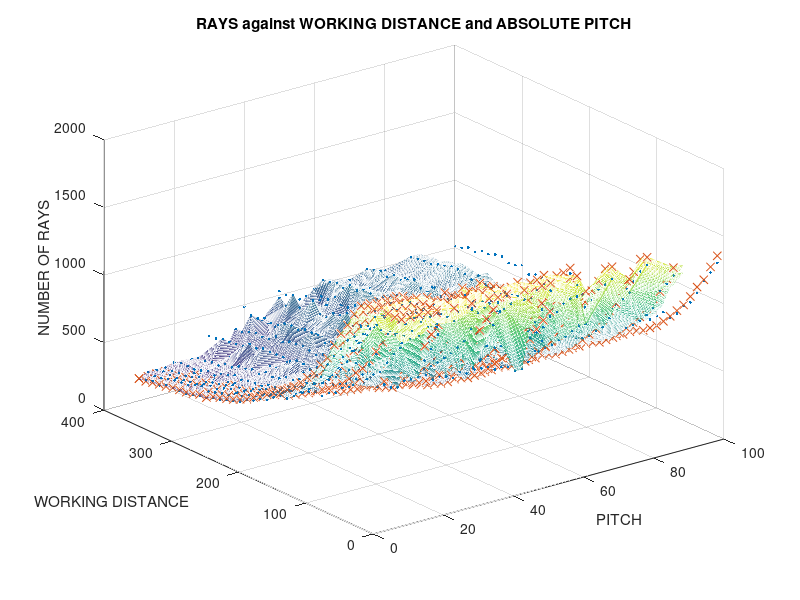
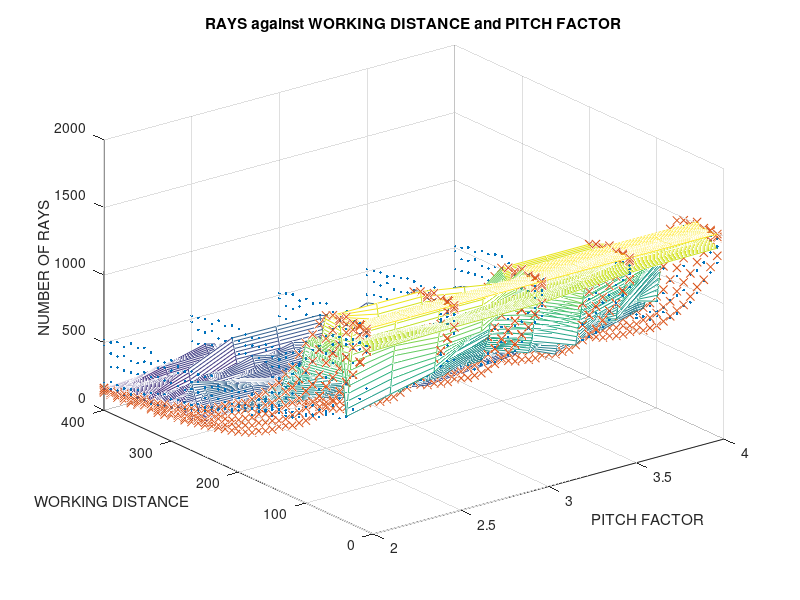
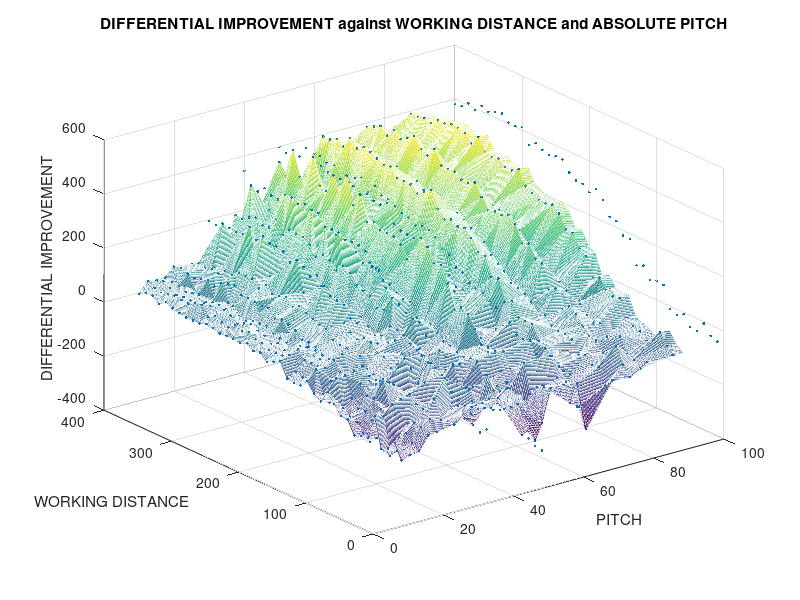
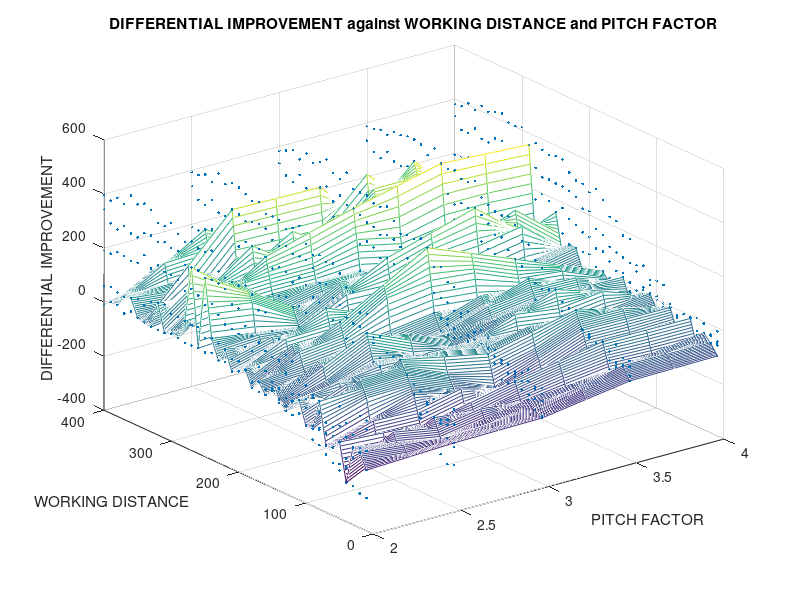

Source code (MATLAB) for these figures, in order:
clear all
close all
clc

load('pch_vs_wd.mat');

pch_fact = dr105(:,7);
pch = dr105(:,8);
wd = dr105(:,11);
base_rays = dr105(:,14);
n_rays =dr105(:,15);
diff_improvement = dr105(:,18);

[pchq,wdq] = meshgrid(10:.25:90,10:1:400);
[pch_factq,wd_factq] = meshgrid(2:.25:4,10:1:400);

figure(1);
scatter3(pch,wd,n_rays,'.');
hold on;
scatter3(pch,wd,base_rays,'x');
zq = griddata(pch,wd,n_rays,pchq,wdq);
mesh(pchq,wdq,zq);
zq = griddata(pch,wd,base_rays,pchq,wdq);
mesh(pchq,wdq,zq);
title('RAYS against WORKING DISTANCE and ABSOLUTE PITCH');
ylabel('WORKING DISTANCE');
xlabel('PITCH');
zlabel('NUMBER OF RAYS');

figure(2);
scatter3(pch_fact,wd,n_rays,'.');
hold on;
scatter3(pch_fact,wd,base_rays,'x');
zq = griddata(pch_fact,wd,n_rays,pch_factq,wd_factq);
mesh(pch_factq,wd_factq,zq);
zq = griddata(pch_fact,wd,base_rays,pch_factq,wd_factq);
mesh(pch_factq,wd_factq,zq);
title('RAYS against WORKING DISTANCE and PITCH FACTOR');
ylabel('WORKING DISTANCE');
xlabel('PITCH FACTOR');
zlabel('NUMBER OF RAYS');

figure(3);
scatter3(pch,wd,diff_improvement,'.');
hold on;
zq = griddata(pch,wd,diff_improvement,pchq,wdq);
mesh(pchq,wdq,zq);
title('DIFFERENTIAL IMPROVEMENT against WORKING DISTANCE and ABSOLUTE PITCH');
ylabel('WORKING DISTANCE');
xlabel('PITCH');
zlabel('DIFFERENTIAL IMPROVEMENT');

figure(4);
scatter3(pch_fact,wd,diff_improvement,'.');
hold on;
zq = griddata(pch_fact,wd,diff_improvement,pch_factq,wd_factq);
mesh(pch_factq,wd_factq,zq);
title('DIFFERENTIAL IMPROVEMENT against WORKING DISTANCE and PITCH FACTOR');
ylabel('WORKING DISTANCE');
xlabel('PITCH FACTOR');
zlabel('DIFFERENTIAL IMPROVEMENT');